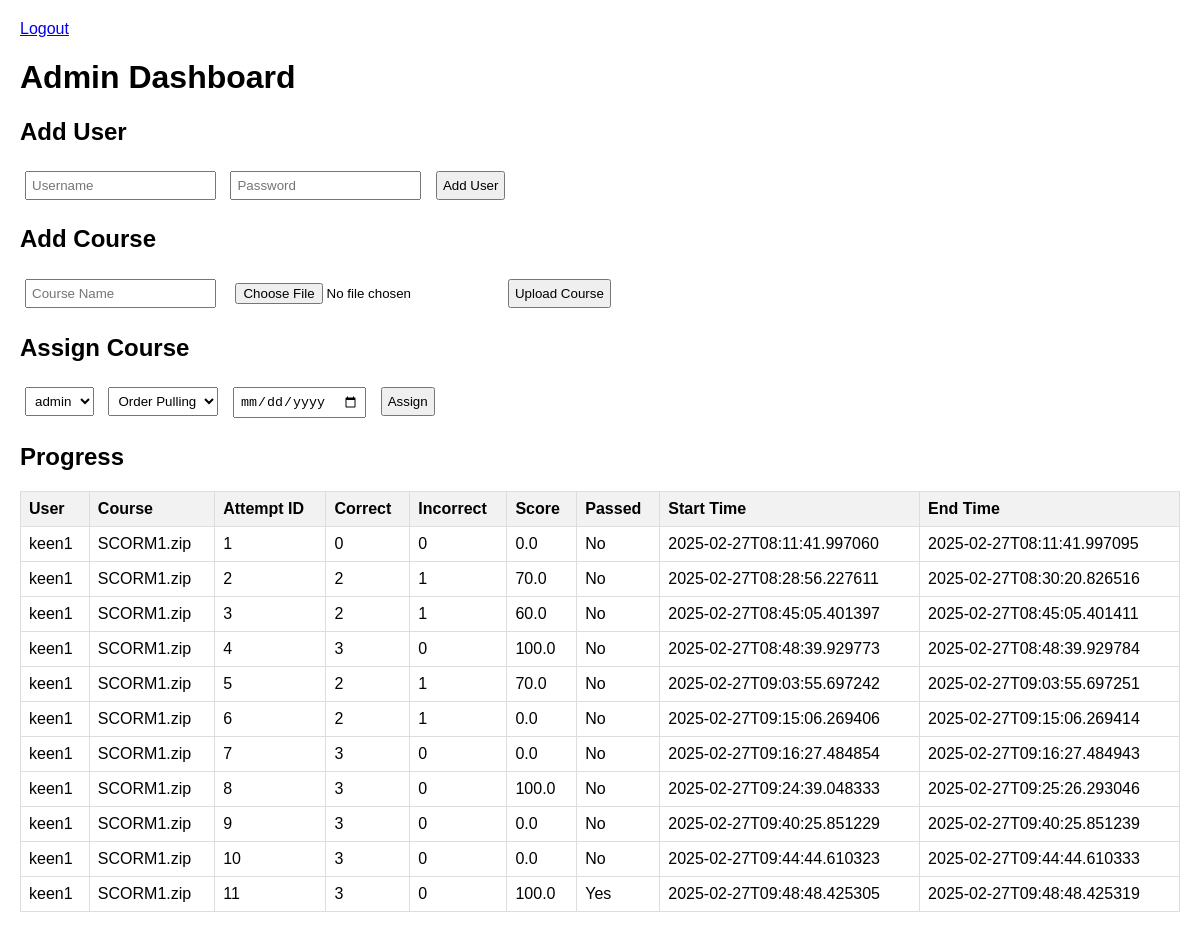
Page /admin_dashboard (signed in) on the committed database.
### tables this page shows
CREATE TABLE users (
        id INTEGER PRIMARY KEY AUTOINCREMENT,
        username TEXT UNIQUE NOT NULL,
        password TEXT NOT NULL,
        is_admin INTEGER DEFAULT 0
    );

CREATE TABLE attempts 
                 (attempt_id INTEGER PRIMARY KEY AUTOINCREMENT, 
                  user_id INTEGER, 
                  course_id TEXT, 
                  correct_responses INTEGER, 
                  incorrect_responses INTEGER, 
                  passed INTEGER, 
                  start_time TEXT, 
                  end_time TEXT, 
                  score REAL,
                  FOREIGN KEY(user_id) REFERENCES users(id));

### app.py (the view, shortened to what this page needs)
@app.route('/admin_dashboard', methods=['GET', 'POST'])
def admin_dashboard():
    if 'user_id' not in session or not session.get('is_admin'):
        return redirect(url_for('login'))
    users = database.get_all_users()
    courses = database.get_all_courses()
    assignments = database.get_assignments(session['user_id'])
    all_attempts = []
    user_dict = {user[0]: user[1] for user in users}  # Map user_id to username
    for user in users:
        user_attempts = database.get_attempts(user[0])
        for attempt in user_attempts:
            all_attempts.append((user_dict[user[0]],) + attempt)  # Prepend username
    return render_template('admin_dashboard.html', users=users, courses=courses, assignments=assignments, attempts=all_attempts)

### database.py (called while the page is built)
def get_all_courses():
    conn = sqlite3.connect('lmas.db')
    c = conn.cursor()
    c.execute("SELECT * FROM courses")
    courses = c.fetchall()
    conn.close()
    return courses

def get_assignments(user_id):
    conn = sqlite3.connect('lmas.db')
    c = conn.cursor()
    c.execute('''SELECT c.name, c.filepath, a.due_date, p.score, p.passed
                 FROM assignments a
                 JOIN courses c ON a.course_id = c.id
                 LEFT JOIN attempts p ON a.user_id = p.user_id AND c.filepath = p.course_id
                 WHERE a.user_id = ?
                 ORDER BY p.end_time DESC LIMIT 1''', (user_id,))
    assignments = c.fetchall()
    conn.close()
    return assignments

def get_all_users():
    conn = sqlite3.connect('lmas.db')
    c = conn.cursor()
    c.execute("SELECT * FROM users")
    users = c.fetchall()
    conn.close()
    return users

def get_attempts(user_id):
    conn = sqlite3.connect('lmas.db')
    c = conn.cursor()
    c.execute("SELECT * FROM attempts WHERE user_id = ?", (user_id,))
    attempts = c.fetchall()
    conn.close()
    return attempts

### templates/admin_dashboard.html
<!DOCTYPE html>
<html>
<head>
    <link rel="stylesheet" href="{{ url_for('static', filename='style.css') }}">
</head>
<body>
    <a href="{{ url_for('logout') }}">Logout</a>
    <h1>Admin Dashboard</h1>
    <h2>Add User</h2>
    <form method="POST">
        <input type="text" name="username" placeholder="Username" required>
        <input type="password" name="password" placeholder="Password" required>
        <button type="submit" name="add_user">Add User</button>
    </form>
    <h2>Add Course</h2>
    <form method="POST" enctype="multipart/form-data">
        <input type="text" name="course_name" placeholder="Course Name" required>
        <input type="file" name="course_file" accept=".zip" required>
        <button type="submit" name="add_course">Upload Course</button>
    </form>
    <h2>Assign Course</h2>
    <form method="POST">
        <select name="user_id">
            {% for user in users %}
                <option value="{{ user[0] }}">{{ user[1] }}</option>
            {% endfor %}
        </select>
        <select name="course_id">
            {% for course in courses %}
                <option value="{{ course[0] }}">{{ course[1] }}</option>
            {% endfor %}
        </select>
        <input type="date" name="due_date" required>
        <button type="submit" name="assign_course">Assign</button>
    </form>
    <h2>Progress</h2>
    <table>
        <tr><th>User</th><th>Course</th><th>Attempt ID</th><th>Correct</th><th>Incorrect</th><th>Score</th><th>Passed</th><th>Start Time</th><th>End Time</th></tr>
        {% for attempt in attempts %}
            <tr>
                <td>{{ attempt[0] }}</td>
                <td>{{ attempt[3] }}</td>
                <td>{{ attempt[1] }}</td>
                <td>{{ attempt[4] }}</td>
                <td>{{ attempt[5] }}</td>
                <td>{{ attempt[9] }}</td>
                <td>{{ 'Yes' if attempt[6] else 'No' }}</td>
                <td>{{ attempt[7] }}</td>
                <td>{{ attempt[8] }}</td>
            </tr>
        {% endfor %}
    </table>
</body>
</html>

### static/style.css (style rules this page uses)
body { font-family: Arial, sans-serif; margin: 20px; }
table { border-collapse: collapse; width: 100%; }
th, td { border: 1px solid #ddd; padding: 8px; text-align: left; }
th { background-color: #f2f2f2; }
form { margin: 20px 0; }
input, select, button { margin: 5px; padding: 5px; }

### rows in the picture
users: username "keen1" "keen1" "keen1"
attempts: course "SCORM1.zip", score "0.0", start_time "2025-02-27T08:11:41.997060", end_time "2025-02-27T08:11:41.997095"
attempts: course "SCORM1.zip", score "70.0", start_time "2025-02-27T08:28:56.227611", end_time "2025-02-27T08:30:20.826516"
attempts: course "SCORM1.zip", score "60.0", start_time "2025-02-27T08:45:05.401397", end_time "2025-02-27T08:45:05.401411"
attempts: username "keen1", course "SCORM1.zip", attempt_id "4", correct_responses "3", attempt "0", score "100.0", value "No", start_time "2025-02-27T08:48:39.929773", end_time "2025-02-27T08:48:39.929784"
attempts: username "keen1", course "SCORM1.zip", attempt_id "5", attempt "2", incorrect_responses "1", score "70.0", value "No", start_time "2025-02-27T09:03:55.697242", end_time "2025-02-27T09:03:55.697251"
attempts: username "keen1", course "SCORM1.zip", attempt_id "6", attempt "2", incorrect_responses "1", score "0.0", value "No", start_time "2025-02-27T09:15:06.269406", end_time "2025-02-27T09:15:06.269414"
attempts: username "keen1", course "SCORM1.zip", attempt_id "7", correct_responses "3", attempt "0", score "0.0", value "No", start_time "2025-02-27T09:16:27.484854", end_time "2025-02-27T09:16:27.484943"
attempts: username "keen1", course "SCORM1.zip", attempt_id "8", correct_responses "3", attempt "0", score "100.0", value "No", start_time "2025-02-27T09:24:39.048333", end_time "2025-02-27T09:25:26.293046"
attempts: username "keen1", course "SCORM1.zip", attempt_id "9", correct_responses "3", attempt "0", score "0.0", value "No", start_time "2025-02-27T09:40:25.851229", end_time "2025-02-27T09:40:25.851239"
attempts: username "keen1", course "SCORM1.zip", attempt_id "10", correct_responses "3", attempt "0", score "0.0", value "No", start_time "2025-02-27T09:44:44.610323", end_time "2025-02-27T09:44:44.610333"
attempts: username "keen1", course "SCORM1.zip", attempt_id "11", correct_responses "3", incorrect_responses "0", score "100.0", value "Yes", start_time "2025-02-27T09:48:48.425305", end_time "2025-02-27T09:48:48.425319"

### other values in the picture
{{ attempt[1] }} "1" "2" "3"
{{ attempt[4] }} "0" "2" "2"
{{ attempt[5] }} "0" "1" "1"
{{ 'Yes' if attempt[6] else 'No' }} "No" "No" "No"
form field user_id "admin"
form field course_id "Order Pulling"
